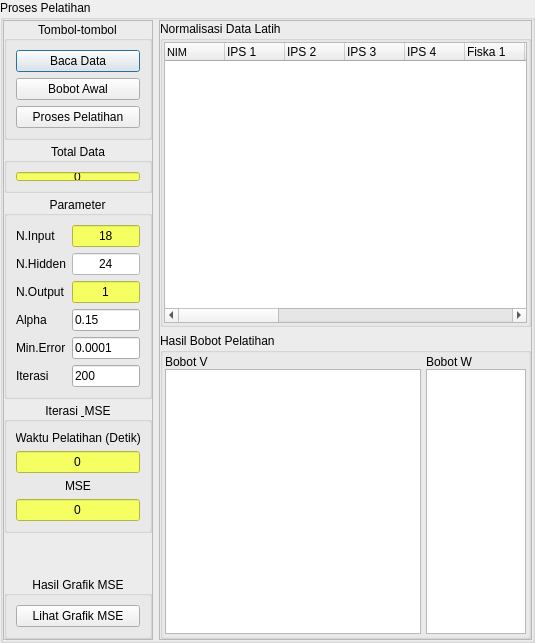
        <widget class="QGroupBox" name="f_pelatihan">
         <property name="sizePolicy">
          <sizepolicy hsizetype="MinimumExpanding" vsizetype="Preferred">
           <horstretch>0</horstretch>
           <verstretch>0</verstretch>
          </sizepolicy>
         </property>
         <property name="maximumSize">
          <size>
           <width>16777215</width>
           <height>16777215</height>
          </size>
         </property>
         <property name="acceptDrops">
          <bool>false</bool>
         </property>
         <property name="title">
          <string>Proses Pelatihan</string>
         </property>
         <property name="flat">
          <bool>false</bool>
         </property>
         <property name="checkable">
          <bool>false</bool>
         </property>
         <layout class="QGridLayout" name="gridLayout_9">
          <property name="leftMargin">
           <number>0</number>
          </property>
          <property name="topMargin">
           <number>0</number>
          </property>
          <property name="rightMargin">
           <number>0</number>
          </property>
          <property name="bottomMargin">
           <number>0</number>
          </property>
          <item row="0" column="0">
           <widget class="QFrame" name="Tools">
            <property name="maximumSize">
             <size>
              <width>150</width>
              <height>16777215</height>
             </size>
            </property>
            <property name="frameShape">
             <enum>QFrame::StyledPanel</enum>
            </property>
            <property name="frameShadow">
             <enum>QFrame::Raised</enum>
            </property>
            <layout class="QVBoxLayout" name="verticalLayout_2">
             <property name="spacing">
              <number>3</number>
             </property>
             <property name="leftMargin">
              <number>0</number>
             </property>
             <property name="topMargin">
              <number>0</number>
             </property>
             <property name="rightMargin">
              <number>0</number>
             </property>
             <property name="bottomMargin">
              <number>0</number>
             </property>
             <item>
              <widget class="QGroupBox" name="Tombol">
               <property name="tabletTracking">
                <bool>false</bool>
               </property>
               <property name="acceptDrops">
                <bool>false</bool>
               </property>
               <property name="autoFillBackground">
                <bool>false</bool>
               </property>
               <property name="styleSheet">
                <string notr="true">background-color: rgb(217, 217, 217),</string>
               </property>
               <property name="title">
                <string>Tombol-tombol</string>
               </property>
               <property name="alignment">
                <set>Qt::AlignCenter</set>
               </property>
               <property name="flat">
                <bool>true</bool>
               </property>
               <property name="checkable">
                <bool>false</bool>
               </property>
               <layout class="QVBoxLayout" name="verticalLayout_3">
                <item>
                 <widget class="QPushButton" name="pbBaca">
                  <property name="acceptDrops">
                   <bool>false</bool>
                  </property>
                  <property name="text">
                   <string>Baca Data</string>
                  </property>
                  <property name="checkable">
                   <bool>false</bool>
                  </property>
                  <property name="default">
                   <bool>true</bool>
                  </property>
                  <property name="flat">
                   <bool>false</bool>
                  </property>
                 </widget>
                </item>
                <item>
                 <widget class="QPushButton" name="pbBobot">
                  <property name="text">
                   <string>Bobot Awal</string>
                  </property>
                 </widget>
                </item>
                <item>
                 <widget class="QPushButton" name="pbPelatihan">
                  <property name="text">
                   <string>Proses Pelatihan</string>
                  </property>
                 </widget>
                </item>
               </layout>
              </widget>
             </item>
             <item>
              <widget class="QGroupBox" name="TotalData">
               <property name="sizePolicy">
                <sizepolicy hsizetype="Preferred" vsizetype="Preferred">
                 <horstretch>0</horstretch>
                 <verstretch>0</verstretch>
                </sizepolicy>
               </property>
               <property name="maximumSize">
                <size>
                 <width>16777215</width>
                 <height>50</height>
                </size>
               </property>
               <property name="tabletTracking">
                <bool>false</bool>
               </property>
               <property name="acceptDrops">
                <bool>false</bool>
               </property>
               <property name="autoFillBackground">
                <bool>false</bool>
               </property>
               <property name="styleSheet">
                <string notr="true">background-color: rgb(217, 217, 217),</string>
               </property>
               <property name="title">
                <string>Total Data</string>
               </property>
               <property name="alignment">
                <set>Qt::AlignCenter</set>
               </property>
               <property name="flat">
                <bool>true</bool>
               </property>
               <property name="checkable">
                <bool>false</bool>
               </property>
               <layout class="QVBoxLayout" name="verticalLayout_4">
                <item>
                 <widget class="QLineEdit" name="eTotalDLatih">
                  <property name="styleSheet">
                   <string notr="true">background-color: rgb(246, 255, 98);</string>
                  </property>
                  <property name="inputMask">
                   <string/>
                  </property>
                  <property name="text">
                   <string>0</string>
                  </property>
                  <property name="echoMode">
                   <enum>QLineEdit::Normal</enum>
                  </property>
                  <property name="alignment">
                   <set>Qt::AlignCenter</set>
                  </property>
                  <property name="readOnly">
                   <bool>true</bool>
                  </property>
                 </widget>
                </item>
               </layout>
              </widget>
             </item>
             <item>
              <widget class="QGroupBox" name="Parameter">
               <property name="tabletTracking">
                <bool>false</bool>
               </property>
               <property name="acceptDrops">
                <bool>false</bool>
               </property>
               <property name="autoFillBackground">
                <bool>false</bool>
               </property>
               <property name="styleSheet">
                <string notr="true">background-color: rgb(217, 217, 217),</string>
               </property>
               <property name="title">
                <string>Parameter</string>
               </property>
               <property name="alignment">
                <set>Qt::AlignCenter</set>
               </property>
               <property name="flat">
                <bool>true</bool>
               </property>
               <property name="checkable">
                <bool>false</bool>
               </property>
               <layout class="QFormLayout" name="formLayout">
                <item row="0" column="0">
                 <widget class="QLabel" name="lNInp">
                  <property name="text">
                   <string>N.Input</string>
                  </property>
                 </widget>
                </item>
                <item row="1" column="0">
                 <widget class="QLabel" name="lNHid">
                  <property name="text">
                   <string>N.Hidden</string>
                  </property>
                 </widget>
                </item>
                <item row="2" column="0">
                 <widget class="QLabel" name="lNOut">
                  <property name="text">
                   <string>N.Output</string>
                  </property>
                 </widget>
                </item>
                <item row="3" column="0">
                 <widget class="QLabel" name="lAlpha">
                  <property name="text">
                   <string>Alpha</string>
                  </property>
                 </widget>
                </item>
                <item row="4" column="0">
                 <widget class="QLabel" name="lMinE">
                  <property name="text">
                   <string>Min.Error</string>
                  </property>
                 </widget>
                </item>
                <item row="5" column="0">
                 <widget class="QLabel" name="lIte">
                  <property name="text">
                   <string>Iterasi</string>
                  </property>
                 </widget>
                </item>
                <item row="0" column="1">
                 <widget class="QLineEdit" name="eNInp">
                  <property name="styleSheet">
                   <string notr="true">background-color: rgb(246, 255, 98);</string>
                  </property>
                  <property name="text">
                   <string>18</string>
                  </property>
                  <property name="alignment">
                   <set>Qt::AlignCenter</set>
                  </property>
                  <property name="readOnly">
                   <bool>true</bool>
                  </property>
                 </widget>
                </item>
                <item row="1" column="1">
                 <widget class="QLineEdit" name="eNHid">
                  <property name="styleSheet">
                   <string notr="true">background-color: rgb(255, 255, 255);</string>
                  </property>
                  <property name="text">
                   <string>24</string>
                  </property>
                  <property name="alignment">
                   <set>Qt::AlignCenter</set>
                  </property>
                  <property name="readOnly">
                   <bool>false</bool>
                  </property>
                 </widget>
                </item>
                <item row="2" column="1">
                 <widget class="QLineEdit" name="eNOut">
                  <property name="styleSheet">
                   <string notr="true">background-color: rgb(246, 255, 98);</string>
                  </property>
                  <property name="text">
                   <string>1</string>
                  </property>
                  <property name="alignment">
                   <set>Qt::AlignCenter</set>
                  </property>
                  <property name="readOnly">
                   <bool>true</bool>
                  </property>
                 </widget>
                </item>
                <item row="3" column="1">
                 <widget class="QLineEdit" name="eAlpha">
                  <property name="styleSheet">
                   <string notr="true">background-color: rgb(255, 255, 255),</string>
                  </property>
                  <property name="text">
                   <string>0.15</string>
                  </property>
                 </widget>
                </item>
                <item row="4" column="1">
                 <widget class="QLineEdit" name="eMinE">
                  <property name="styleSheet">
                   <string notr="true">background-color: rgb(255, 255, 255),</string>
                  </property>
                  <property name="text">
                   <string>0.0001</string>
                  </property>
                 </widget>
                </item>
                <item row="5" column="1">
                 <widget class="QLineEdit" name="eIte">
                  <property name="styleSheet">
                   <string notr="true">background-color: rgb(255, 255, 255),</string>
                  </property>
                  <property name="text">
                   <string>200</string>
                  </property>
                 </widget>
                </item>
               </layout>
              </widget>
             </item>
             <item>
              <widget class="QGroupBox" name="Iterasi">
               <property name="tabletTracking">
                <bool>false</bool>
               </property>
               <property name="acceptDrops">
                <bool>false</bool>
               </property>
               <property name="autoFillBackground">
                <bool>false</bool>
               </property>
               <property name="styleSheet">
                <string notr="true">background-color: rgb(217, 217, 217),</string>
               </property>
               <property name="title">
                <string>Iterasi &amp; MSE</string>
               </property>
               <property name="alignment">
                <set>Qt::AlignCenter</set>
               </property>
               <property name="flat">
                <bool>true</bool>
               </property>
               <property name="checkable">
                <bool>false</bool>
               </property>
               <layout class="QVBoxLayout" name="verticalLayout_5">
                <item>
                 <widget class="QLabel" name="lWaktu">
                  <property name="text">
                   <string>Waktu Pelatihan (Detik)</string>
                  </property>
                  <property name="alignment">
                   <set>Qt::AlignCenter</set>
                  </property>
                 </widget>
                </item>
                <item>
                 <widget class="QLineEdit" name="eWaktu">
                  <property name="styleSheet">
                   <string notr="true">background-color: rgb(246, 255, 98);</string>
                  </property>
                  <property name="text">
                   <string>0</string>
                  </property>
                  <property name="alignment">
                   <set>Qt::AlignCenter</set>
                  </property>
                  <property name="readOnly">
                   <bool>true</bool>
                  </property>
                 </widget>
                </item>
                <item>
                 <widget class="QLabel" name="lMSE">
                  <property name="text">
                   <string>MSE</string>
                  </property>
                  <property name="alignment">
                   <set>Qt::AlignCenter</set>
                  </property>
                 </widget>
                </item>
                <item>
                 <widget class="QLineEdit" name="eMSE">
                  <property name="styleSheet">
                   <string notr="true">background-color: rgb(246, 255, 98);</string>
                  </property>
                  <property name="text">
                   <string>0</string>
                  </property>
                  <property name="alignment">
                   <set>Qt::AlignCenter</set>
                  </property>
                  <property name="readOnly">
                   <bool>true</bool>
                  </property>
                 </widget>
                </item>
               </layout>
              </widget>
             </item>
             <item>
              <spacer name="verticalSpacer_2">
               <property name="orientation">
                <enum>Qt::Vertical</enum>
               </property>
               <property name="sizeHint" stdset="0">
                <size>
                 <width>20</width>
                 <height>40</height>
                </size>
               </property>
              </spacer>
             </item>
             <item>
              <widget class="QGroupBox" name="TombolGrafik">
               <property name="title">
                <string>Hasil Grafik MSE</string>
               </property>
               <property name="alignment">
                <set>Qt::AlignCenter</set>
               </property>
               <property name="flat">
                <bool>true</bool>
               </property>
               <layout class="QVBoxLayout" name="verticalLayout">
                <item>
                 <widget class="QPushButton" name="pbDetailG">
                  <property name="text">
                   <string>Lihat Grafik MSE</string>
                  </property>
                 </widget>
                </item>
               </layout>
              </widget>
             </item>
            </layout>
           </widget>
          </item>
          <item row="0" column="1">
           <widget class="QFrame" name="Tabel">
            <property name="sizePolicy">
             <sizepolicy hsizetype="MinimumExpanding" vsizetype="Preferred">
              <horstretch>0</horstretch>
              <verstretch>0</verstretch>
             </sizepolicy>
            </property>
            <property name="minimumSize">
             <size>
              <width>369</width>
              <height>0</height>
             </size>
            </property>
            <property name="frameShape">
             <enum>QFrame::StyledPanel</enum>
            </property>
            <property name="frameShadow">
             <enum>QFrame::Raised</enum>
            </property>
            <layout class="QGridLayout" name="gridLayout_12">
             <property name="leftMargin">
              <number>0</number>
             </property>
             <property name="topMargin">
              <number>0</number>
             </property>
             <property name="rightMargin">
              <number>0</number>
             </property>
             <property name="bottomMargin">
              <number>0</number>
             </property>
             <item row="1" column="0">
              <widget class="QGroupBox" name="BobotHasil">
               <property name="minimumSize">
                <size>
                 <width>0</width>
                 <height>150</height>
                </size>
               </property>
               <property name="maximumSize">
                <size>
                 <width>16777215</width>
                 <height>16777215</height>
                </size>
               </property>
               <property name="title">
                <string>Hasil Bobot Pelatihan</string>
               </property>
               <layout class="QGridLayout" name="gridLayout_2">
                <property name="leftMargin">
                 <number>2</number>
                </property>
                <property name="topMargin">
                 <number>2</number>
                </property>
                <property name="rightMargin">
                 <number>2</number>
                </property>
                <property name="bottomMargin">
                 <number>2</number>
                </property>
                <property name="horizontalSpacing">
                 <number>5</number>
                </property>
                <property name="verticalSpacing">
                 <number>0</number>
                </property>
                <item row="1" column="1">
                 <widget class="QTableWidget" name="tbBobotW">
                  <property name="maximumSize">
                   <size>
                    <width>100</width>
                    <height>16777215</height>
                   </size>
                  </property>
                  <property name="editTriggers">
                   <set>QAbstractItemView::NoEditTriggers</set>
                  </property>
                  <property name="showDropIndicator" stdset="0">
                   <bool>true</bool>
                  </property>
                  <property name="dragDropOverwriteMode">
                   <bool>false</bool>
                  </property>
                  <property name="alternatingRowColors">
                   <bool>true</bool>
                  </property>
                  <attribute name="horizontalHeaderDefaultSectionSize">
                   <number>60</number>
                  </attribute>
                  <attribute name="horizontalHeaderMinimumSectionSize">
                   <number>25</number>
                  </attribute>
                 </widget>
                </item>
                <item row="1" column="0">
                 <widget class="QTableWidget" name="tbBobotV">
                  <property name="maximumSize">
                   <size>
                    <width>16777215</width>
                    <height>16777215</height>
                   </size>
                  </property>
                  <property name="autoFillBackground">
                   <bool>true</bool>
                  </property>
                  <property name="editTriggers">
                   <set>QAbstractItemView::NoEditTriggers</set>
                  </property>
                  <property name="dragDropOverwriteMode">
                   <bool>false</bool>
                  </property>
                  <property name="alternatingRowColors">
                   <bool>true</bool>
                  </property>
                  <attribute name="horizontalHeaderDefaultSectionSize">
                   <number>60</number>
                  </attribute>
                  <attribute name="horizontalHeaderMinimumSectionSize">
                   <number>25</number>
                  </attribute>
                 </widget>
                </item>
                <item row="0" column="0">
                 <widget class="QLabel" name="lBobotV">
                  <property name="text">
                   <string>Bobot V</string>
                  </property>
                 </widget>
                </item>
                <item row="0" column="1">
                 <widget class="QLabel" name="lBobotW">
                  <property name="text">
                   <string>Bobot W</string>
                  </property>
                 </widget>
                </item>
               </layout>
              </widget>
             </item>
             <item row="0" column="0">
              <widget class="QGroupBox" name="DataLatih">
               <property name="title">
                <string>Normalisasi Data Latih</string>
               </property>
               <layout class="QGridLayout" name="gridLayout">
                <property name="leftMargin">
                 <number>1</number>
                </property>
                <property name="topMargin">
                 <number>1</number>
                </property>
                <property name="rightMargin">
                 <number>1</number>
                </property>
                <property name="bottomMargin">
                 <number>1</number>
                </property>
                <property name="spacing">
                 <number>0</number>
                </property>
                <item row="0" column="0">
                 <widget class="QTableWidget" name="tbDataLat">
                  <property name="minimumSize">
                   <size>
                    <width>0</width>
                    <height>170</height>
                   </size>
                  </property>
                  <property name="maximumSize">
                   <size>
                    <width>16777215</width>
                    <height>16777215</height>
                   </size>
                  </property>
                  <property name="autoFillBackground">
                   <bool>true</bool>
                  </property>
                  <property name="editTriggers">
                   <set>QAbstractItemView::NoEditTriggers</set>
                  </property>
                  <property name="alternatingRowColors">
                   <bool>true</bool>
                  </property>
                  <property name="sortingEnabled">
                   <bool>true</bool>
                  </property>
                  <attribute name="horizontalHeaderDefaultSectionSize">
                   <number>60</number>
                  </attribute>
                  <column>
                   <property name="text">
                    <string>NIM</string>
                   </property>
                   <property name="font">
                    <font>
                     <pointsize>8</pointsize>
                     <weight>50</weight>
                     <bold>false</bold>
                    </font>
                   </property>
                   <property name="textAlignment">
                    <set>AlignLeading|AlignVCenter</set>
                   </property>
                  </column>
                  <column>
                   <property name="text">
                    <string>IPS 1</string>
                   </property>
                   <property name="textAlignment">
                    <set>AlignLeading|AlignVCenter</set>
                   </property>
                  </column>
                  <column>
                   <property name="text">
                    <string>IPS 2</string>
                   </property>
                   <property name="textAlignment">
                    <set>AlignLeading|AlignVCenter</set>
                   </property>
                  </column>
                  <column>
                   <property name="text">
                    <string>IPS 3</string>
                   </property>
                   <property name="textAlignment">
                    <set>AlignLeading|AlignVCenter</set>
                   </property>
                  </column>
                  <column>
                   <property name="text">
                    <string>IPS 4</string>
                   </property>
                   <property name="textAlignment">
                    <set>AlignLeading|AlignVCenter</set>
                   </property>
                  </column>
                  <column>
                   <property name="text">
                    <string>Fiska 1</string>
                   </property>
                   <property name="textAlignment">
                    <set>AlignLeading|AlignVCenter</set>
                   </property>
                  </column>
                  <column>
                   <property name="text">
                    <string>Matematika 1</string>
                   </property>
                   <property name="textAlignment">
                    <set>AlignLeading|AlignVCenter</set>
                   </property>
                  </column>
                  <column>
                   <property name="text">
                    <string>Fisika 2</string>
                   </property>
                   <property name="textAlignment">
                    <set>AlignLeading|AlignVCenter</set>
                   </property>
                  </column>
                  <column>
                   <property name="text">
                    <string>Matematika 2</string>
                   </property>
                   <property name="textAlignment">
                    <set>AlignLeading|AlignVCenter</set>
                   </property>
                  </column>
                  <column>
                   <property name="text">
                    <string>Algoritma Pemograman</string>
                   </property>
                   <property name="textAlignment">
                    <set>AlignLeading|AlignVCenter</set>
                   </property>
                  </column>
                  <column>
                   <property name="text">
                    <string>Elektronika 1</string>
                   </property>
                   <property name="textAlignment">
                    <set>AlignLeading|AlignVCenter</set>
                   </property>
                  </column>
                  <column>
                   <property name="text">
                    <string>Teori Sistem &amp; Sinyal</string>
                   </property>
                   <property name="textAlignment">
                    <set>AlignLeading|AlignVCenter</set>
                   </property>
                  </column>
                  <column>
                   <property name="text">
                    <string>Organisasi &amp; Arsitektur Komputer 1</string>
                   </property>
                   <property name="textAlignment">
                    <set>AlignLeading|AlignVCenter</set>
                   </property>
                  </column>
                  <column>
                   <property name="text">
                    <string>Sistem Digital</string>
                   </property>
                   <property name="textAlignment">
                    <set>AlignLeading|AlignVCenter</set>
                   </property>
                  </column>
                  <column>
                   <property name="text">
                    <string>Elektronika 2</string>
                   </property>
                   <property name="textAlignment">
                    <set>AlignLeading|AlignVCenter</set>
                   </property>
                  </column>
                  <column>
                   <property name="text">
                    <string>Struktur Data</string>
                   </property>
                   <property name="textAlignment">
                    <set>AlignLeading|AlignVCenter</set>
                   </property>
                  </column>
                  <column>
                   <property name="text">
                    <string>Matematika Diskrit</string>
                   </property>
                   <property name="textAlignment">
                    <set>AlignLeading|AlignVCenter</set>
                   </property>
                  </column>
                  <column>
                   <property name="text">
                    <string>Komunikasi Data</string>
                   </property>
                   <property name="textAlignment">
                    <set>AlignLeading|AlignVCenter</set>
                   </property>
                  </column>
                  <column>
                   <property name="text">
                    <string>Aljabar Linear</string>
                   </property>
                   <property name="textAlignment">
                    <set>AlignLeading|AlignVCenter</set>
                   </property>
                  </column>
                  <column>
                   <property name="text">
                    <string>IPK</string>
                   </property>
                   <property name="textAlignment">
                    <set>AlignLeading|AlignVCenter</set>
                   </property>
                  </column>
                 </widget>
                </item>
               </layout>
              </widget>
             </item>
            </layout>
           </widget>
          </item>
         </layout>
        </widget>
